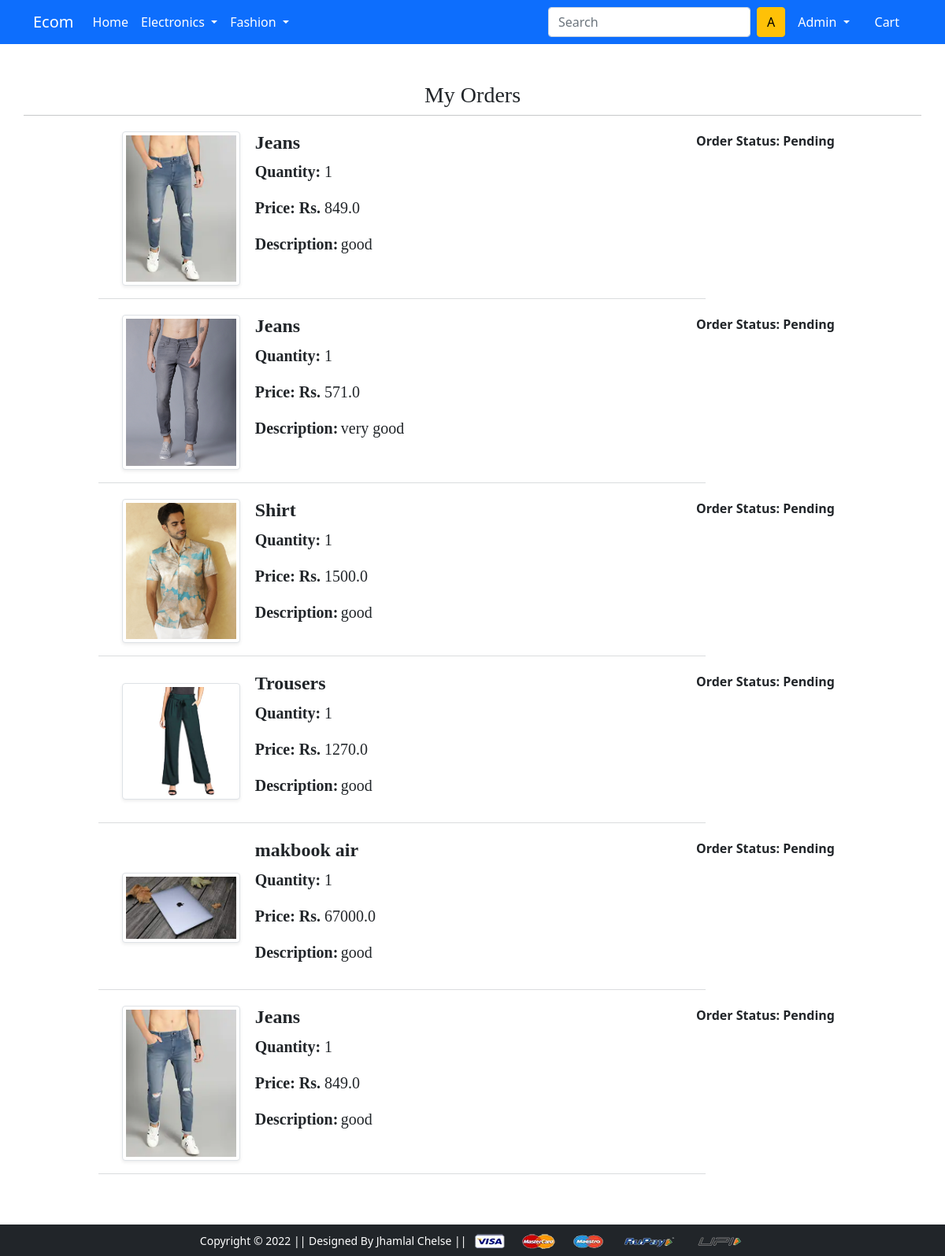
Screenshot of /orders/ (signed in) with the database file from the repository.
### app/models.py (models this page shows, shortened)
class ProductPlaced(models.Model):
    user=models.ForeignKey(User, on_delete=models.CASCADE)
    customer=models.ForeignKey(Customer, on_delete=models.CASCADE)
    product=models.ForeignKey(ProductDetail,on_delete=models.CASCADE)
    quantity=models.PositiveIntegerField(default=1)
    order_date =models.DateTimeField(auto_now_add=True )
    status=models.CharField(choices=ORDER_CHOICE, max_length=50, default='Pending')
    @property
    def total_cost(self):
        return self.quantity*self.product.discount_price

class ProductDetail(models.Model):
    title=models.CharField(max_length=120)
    selling_price=models.FloatField()
    discount_price=models.FloatField()
    descripttion=models.TextField()
    brand=models.CharField(max_length=120)
    category=models.CharField(choices=CATEGORY_CHOICE, max_length=2)
    product_image=models.FileField(upload_to='productimgs',null=True)

### app/views.py (the view)
# urls.py: path('orders/', views.orders, name='orders'),
@login_required(login_url='../account/login')
def orders(request):
    user = request.user
    order_placed = ProductPlaced.objects.filter(user=user)
    print(order_placed)
    return render(request, 'app/orders.html',{'order_placed':order_placed})

### app/templates/app/orders.html (shortened to what this page needs)
{% extends 'app/base.html' %}
{% load static %}
{% block main-content %}
<div class="container my-5">
 <div class="row">
  <h3 class="text-center" style="font-family:Georgia">My Orders</h3>
   <hr>
  <div class="col-sm-9 offset-sm-1">
   {% for op in order_placed %}
   <div class="row me-5">
    <div class="row mt-1 ">
     <div class="d-flex justify-content-between">
     <div class="col-sm-3 text-center align-self-center"><img src='{{op.product.product_image.url}}' alt="" srcset="" class="img-fluid img-thumbnail shadow-sm" height="150" width="150"> </div>
     <div class="col-sm-9 ">
      <div>
       <h5 class="fw-bold fs-4" style="font-family:Georgia">{{op.product.title}}</h5>
       <div class="my-0 fs-5"  style="font-family:time">
        <label for="quantity" class="fw-bold">Quantity:</label>
          <span id="quantity">{{op.quantity}}</span>
       </div>
       <p class="mt-3 fs-5"  style="font-family:time"><span><strong>Price:  Rs. </strong>{{op.total_cost}}</span></p>
       <p class="mb-3 mt-3 small " style="font-family:time"> <span class="fw-bold fs-5">Description:</span> <span class="fs-5">{{op.product.descripttion}}</span></p>
      </div>
    </div>
     <div class="col-sm-4 fw-bold ">
         <p>Order Status: {{op.status}}</p>
        </div>
         </div>
        <hr class="text-muted mt-3">
        </div>
   </div>
   {% endfor %}
  </div>
 </div>
</div>
{% endblock main-content %}

### app/templates/app/base.html (shortened to what this page needs)
<!doctype html>
{% load static %}
<html lang="en">
  <head>
    <link href="https://cdn.jsdelivr.net/npm/bootstrap@5.0.0-beta1/dist/css/bootstrap.min.css" rel="stylesheet">
    <link rel="stylesheet" href="{% static 'app/css/owl.carousel.min.css' %}">
    <link rel="stylesheet" href="{% static 'app/css/all.min.css' %}">
    <link rel="stylesheet" href="{% static 'app/css/style.css' %}">
  </head>
  <body>
    <nav class="navbar navbar-expand-lg navbar-dark bg-primary">
     <div class="container">
       <a class="navbar-brand" href="/">Ecom</a>
       <div class="collapse navbar-collapse" id="navbarSupportedContent">
         <ul class="navbar-nav me-auto mb-2 mb-lg-0">
           <li class="nav-item">
             <a class="nav-link active" aria-current="page" href="/">Home</a>
           </li>
           <li class="nav-item dropdown">
             <a class="nav-link dropdown-toggle text-white" href="#" id="electronicsDropdown" role="button" data-bs-toggle="dropdown" aria-expanded="false">
               Electronics
             </a>
           </li>
           <li class="nav-item dropdown">
             <a class="nav-link dropdown-toggle text-white" href="#" id="fashionDropdown" role="button" data-bs-toggle="dropdown" aria-expanded="false">
               Fashion
             </a>
           </li>
         </ul>
         <form class="d-flex">
           <input class="form-control me-2" type="search" placeholder="Search" aria-label="Search">
           {% if request.user.is_authenticated %}
           <button class="btn btn-warning" type="submit">{{request.user.username | make_list | first | capfirst }}</button>
           {% endif %}
         </form>
         <div>
          <ul class="navbar-nav me-auto mb-2 mb-lg-0">
            {% if request.user.is_authenticated %}
           <li class="nav-item dropdown mx-2">
              <a class="nav-link dropdown-toggle text-white" href="#" id="profileDropdown" role="button" data-bs-toggle="dropdown" aria-expanded="false">
                {{request.user.username | capfirst}}
              </a>
            </li>
            <li class="nav-item mx-2">
             <a href="{% url 'show-cart' %}" class="nav-link text-white"> Cart </a>
            </li>
            {% endif %}
          </ul>
         </div>
       </div>
     </div>
    </nav>
    {% block main-content %} {% endblock main-content %}
    <footer class="container-fluid bg-dark text-center p-2 ">
        <small class="text-white">Copyright &copy; 2022 || Designed By Jhamlal Chelse || </small>
        <img src="{% static 'app/images/payment.png' %}" alt="" srcset="" class="img-fluid" height="2px">
    </footer>
  </body>
</html>

### rows the page displays
ProductPlaced: product.product_image (picture), product "Jeans", quantity "1", total_cost "849.0", product.descripttion "good", status "Pending"
ProductPlaced: product.product_image (picture), product "Jeans", quantity "1", total_cost "571.0", product.descripttion "very good", status "Pending"
ProductPlaced: product.product_image (picture), product "Shirt", quantity "1", total_cost "1500.0", product.descripttion "good", status "Pending"
ProductPlaced: product.product_image (picture), product "Trousers", quantity "1", total_cost "1270.0", product.descripttion "good", status "Pending"
ProductPlaced: product.product_image (picture), product "makbook air", quantity "1", total_cost "67000.0", product.descripttion "good", status "Pending"
ProductPlaced: product.product_image (picture), product "Jeans", quantity "1", total_cost "849.0", product.descripttion "good", status "Pending"

### other values shown
{{ request.user.username | make_list | first | capfirst }} "A"
{{ request.user.username | capfirst }} "Admin"
